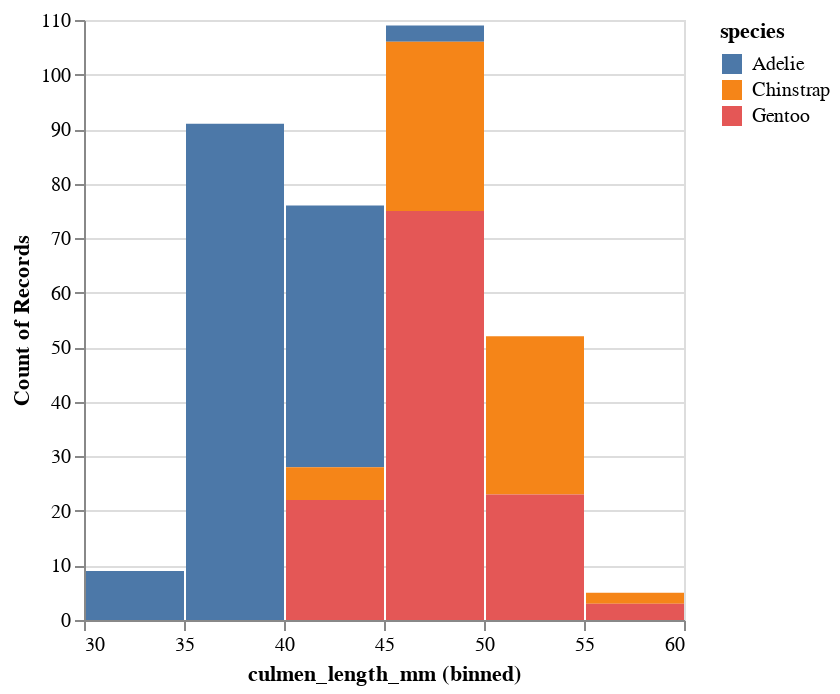

The code cell stored with this chart in its notebook:
### Code cell
# Bar Chart
alt.Chart(df).mark_bar().encode(
    x=alt.X('culmen_length_mm', bin=True),
    y='count()',
    color='species'
)

### Figure 1 — Vega-Lite specification as saved in the notebook (floating-point values rounded to 4 significant figures; data arrays with more than 128 entries replaced by an {"elided": "..."} marker saying what was removed)
{"config": {"view": {"continuousWidth": 300, "continuousHeight": 300}}, "data": {"name": "data-29ff670c6cbc87fe6b8f9db2d10af5a1"}, "mark": {"type": "bar"}, "encoding": {"color": {"field": "species", "type": "nominal"}, "x": {"bin": true, "field": "culmen_length_mm", "type": "quantitative"}, "y": {"aggregate": "count", "type": "quantitative"}}, "$schema": "https://vega.github.io/schema/vega-lite/v5.16.3.json", "datasets": {"data-29ff670c6cbc87fe6b8f9db2d10af5a1": {"elided": "344 records"}}}
